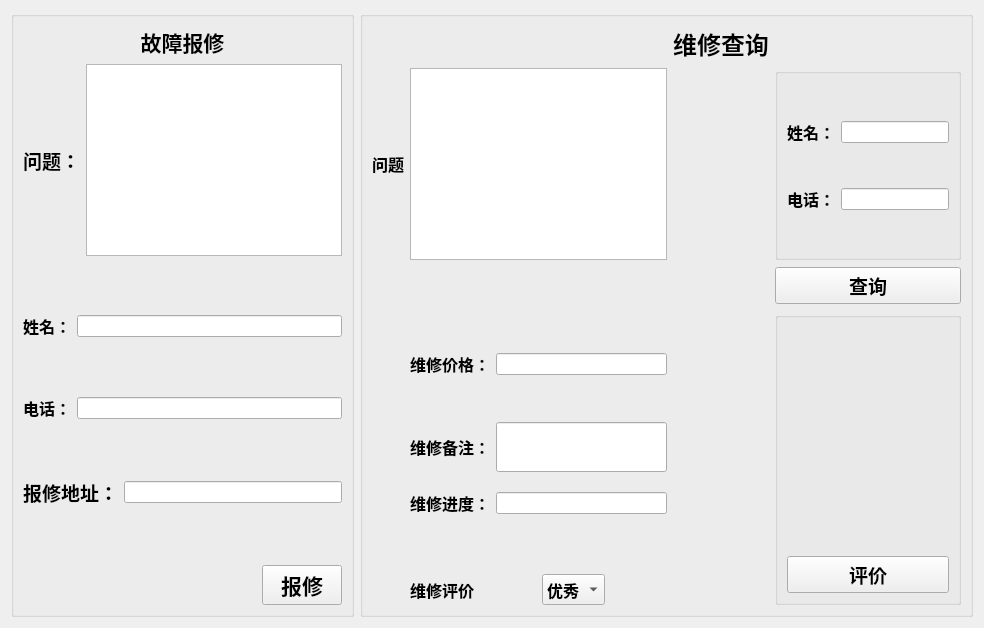
        <widget class="QWidget" name="tab">
         <attribute name="title">
          <string>维修管理</string>
         </attribute>
         <layout class="QGridLayout" name="gridLayout_7">
          <item row="0" column="0">
           <layout class="QHBoxLayout" name="horizontalLayout_38">
            <item>
             <widget class="QGroupBox" name="groupBox_5">
              <property name="title">
               <string/>
              </property>
              <layout class="QGridLayout" name="gridLayout_9">
               <item row="2" column="0">
                <layout class="QVBoxLayout" name="verticalLayout_2">
                 <item>
                  <layout class="QHBoxLayout" name="horizontalLayout_3">
                   <item>
                    <widget class="QLabel" name="label_19">
                     <property name="font">
                      <font>
                       <family>Agency FB</family>
                       <pointsize>14</pointsize>
                       <weight>75</weight>
                       <bold>true</bold>
                      </font>
                     </property>
                     <property name="text">
                      <string>问题：</string>
                     </property>
                    </widget>
                   </item>
                   <item>
                    <widget class="QTextEdit" name="mendtroubleEdit"/>
                   </item>
                  </layout>
                 </item>
                 <item>
                  <layout class="QVBoxLayout" name="verticalLayout_4"/>
                 </item>
                 <item>
                  <spacer name="verticalSpacer_6">
                   <property name="orientation">
                    <enum>Qt::Vertical</enum>
                   </property>
                   <property name="sizeHint" stdset="0">
                    <size>
                     <width>20</width>
                     <height>40</height>
                    </size>
                   </property>
                  </spacer>
                 </item>
                 <item>
                  <layout class="QHBoxLayout" name="horizontalLayout_4">
                   <item>
                    <widget class="QLabel" name="label_57">
                     <property name="font">
                      <font>
                       <family>Agency FB</family>
                       <pointsize>12</pointsize>
                       <weight>75</weight>
                       <bold>true</bold>
                      </font>
                     </property>
                     <property name="text">
                      <string>姓名：</string>
                     </property>
                    </widget>
                   </item>
                   <item>
                    <widget class="QLineEdit" name="nameEdit_2"/>
                   </item>
                  </layout>
                 </item>
                 <item>
                  <spacer name="verticalSpacer_10">
                   <property name="orientation">
                    <enum>Qt::Vertical</enum>
                   </property>
                   <property name="sizeHint" stdset="0">
                    <size>
                     <width>20</width>
                     <height>40</height>
                    </size>
                   </property>
                  </spacer>
                 </item>
                 <item>
                  <layout class="QHBoxLayout" name="horizontalLayout_5">
                   <item>
                    <widget class="QLabel" name="label_58">
                     <property name="font">
                      <font>
                       <family>Agency FB</family>
                       <pointsize>12</pointsize>
                       <weight>75</weight>
                       <bold>true</bold>
                      </font>
                     </property>
                     <property name="text">
                      <string>电话：</string>
                     </property>
                    </widget>
                   </item>
                   <item>
                    <widget class="QLineEdit" name="phoneEdit_2"/>
                   </item>
                   <item>
                    <layout class="QHBoxLayout" name="horizontalLayout_8"/>
                   </item>
                  </layout>
                 </item>
                 <item>
                  <spacer name="verticalSpacer_7">
                   <property name="orientation">
                    <enum>Qt::Vertical</enum>
                   </property>
                   <property name="sizeHint" stdset="0">
                    <size>
                     <width>20</width>
                     <height>40</height>
                    </size>
                   </property>
                  </spacer>
                 </item>
                 <item>
                  <layout class="QHBoxLayout" name="horizontalLayout_11">
                   <item>
                    <widget class="QLabel" name="label_20">
                     <property name="font">
                      <font>
                       <pointsize>14</pointsize>
                       <weight>75</weight>
                       <bold>true</bold>
                      </font>
                     </property>
                     <property name="text">
                      <string>报修地址：</string>
                     </property>
                    </widget>
                   </item>
                   <item>
                    <widget class="QLineEdit" name="mendaddressEdit"/>
                   </item>
                  </layout>
                 </item>
                 <item>
                  <spacer name="verticalSpacer">
                   <property name="orientation">
                    <enum>Qt::Vertical</enum>
                   </property>
                   <property name="sizeHint" stdset="0">
                    <size>
                     <width>20</width>
                     <height>40</height>
                    </size>
                   </property>
                  </spacer>
                 </item>
                 <item>
                  <layout class="QHBoxLayout" name="horizontalLayout_12">
                   <item>
                    <spacer name="horizontalSpacer_2">
                     <property name="orientation">
                      <enum>Qt::Horizontal</enum>
                     </property>
                     <property name="sizeHint" stdset="0">
                      <size>
                       <width>40</width>
                       <height>20</height>
                      </size>
                     </property>
                    </spacer>
                   </item>
                   <item>
                    <widget class="QPushButton" name="repair_btn">
                     <property name="font">
                      <font>
                       <family>Agency FB</family>
                       <pointsize>16</pointsize>
                       <weight>75</weight>
                       <bold>true</bold>
                      </font>
                     </property>
                     <property name="text">
                      <string>报修</string>
                     </property>
                    </widget>
                   </item>
                  </layout>
                 </item>
                </layout>
               </item>
               <item row="0" column="0">
                <widget class="QLabel" name="label_2">
                 <property name="font">
                  <font>
                   <family>Agency FB</family>
                   <pointsize>16</pointsize>
                   <weight>75</weight>
                   <bold>true</bold>
                  </font>
                 </property>
                 <property name="text">
                  <string>&lt;html&gt;&lt;head/&gt;&lt;body&gt;&lt;p align=&quot;center&quot;&gt;故障报修&lt;/p&gt;&lt;/body&gt;&lt;/html&gt;</string>
                 </property>
                </widget>
               </item>
              </layout>
             </widget>
            </item>
            <item>
             <widget class="QGroupBox" name="groupBox_11">
              <property name="title">
               <string/>
              </property>
              <layout class="QGridLayout" name="gridLayout_19">
               <item row="4" column="5">
                <widget class="QGroupBox" name="horizontalGroupBox_12">
                 <layout class="QHBoxLayout" name="horizontalLayout_21">
                  <item>
                   <layout class="QVBoxLayout" name="verticalLayout_8">
                    <item>
                     <spacer name="verticalSpacer_12">
                      <property name="orientation">
                       <enum>Qt::Vertical</enum>
                      </property>
                      <property name="sizeHint" stdset="0">
                       <size>
                        <width>20</width>
                        <height>40</height>
                       </size>
                      </property>
                     </spacer>
                    </item>
                    <item>
                     <spacer name="verticalSpacer_13">
                      <property name="orientation">
                       <enum>Qt::Vertical</enum>
                      </property>
                      <property name="sizeHint" stdset="0">
                       <size>
                        <width>20</width>
                        <height>40</height>
                       </size>
                      </property>
                     </spacer>
                    </item>
                    <item>
                     <spacer name="verticalSpacer_8">
                      <property name="orientation">
                       <enum>Qt::Vertical</enum>
                      </property>
                      <property name="sizeHint" stdset="0">
                       <size>
                        <width>20</width>
                        <height>40</height>
                       </size>
                      </property>
                     </spacer>
                    </item>
                    <item>
                     <widget class="QPushButton" name="remark">
                      <property name="font">
                       <font>
                        <family>Agency FB</family>
                        <pointsize>14</pointsize>
                        <weight>75</weight>
                        <bold>true</bold>
                       </font>
                      </property>
                      <property name="styleSheet">
                       <string notr="true">border-color: rgb(85, 170, 127);</string>
                      </property>
                      <property name="text">
                       <string>评价</string>
                      </property>
                     </widget>
                    </item>
                   </layout>
                  </item>
                 </layout>
                </widget>
               </item>
               <item row="2" column="0">
                <layout class="QHBoxLayout" name="horizontalLayout_37"/>
               </item>
               <item row="2" column="2">
                <widget class="QTextEdit" name="troubleEdit">
                 <property name="maximumSize">
                  <size>
                   <width>16777215</width>
                   <height>300</height>
                  </size>
                 </property>
                </widget>
               </item>
               <item row="2" column="5">
                <widget class="QGroupBox" name="horizontalGroupBox_7">
                 <layout class="QHBoxLayout" name="horizontalLayout_13">
                  <item>
                   <layout class="QVBoxLayout" name="verticalLayout_5">
                    <item>
                     <layout class="QHBoxLayout" name="horizontalLayout_18">
                      <item>
                       <widget class="QLabel" name="label_59">
                        <property name="font">
                         <font>
                          <family>Agency FB</family>
                          <pointsize>12</pointsize>
                          <weight>75</weight>
                          <bold>true</bold>
                         </font>
                        </property>
                        <property name="text">
                         <string>姓名：</string>
                        </property>
                       </widget>
                      </item>
                      <item>
                       <widget class="QLineEdit" name="nameEdit_3"/>
                      </item>
                     </layout>
                    </item>
                    <item>
                     <layout class="QHBoxLayout" name="horizontalLayout_14">
                      <item>
                       <widget class="QLabel" name="label_60">
                        <property name="font">
                         <font>
                          <family>Agency FB</family>
                          <pointsize>12</pointsize>
                          <weight>75</weight>
                          <bold>true</bold>
                         </font>
                        </property>
                        <property name="text">
                         <string>电话：</string>
                        </property>
                       </widget>
                      </item>
                      <item>
                       <widget class="QLineEdit" name="phoneEdit_3"/>
                      </item>
                      <item>
                       <layout class="QHBoxLayout" name="horizontalLayout_15"/>
                      </item>
                     </layout>
                    </item>
                   </layout>
                  </item>
                 </layout>
                </widget>
               </item>
               <item row="2" column="1">
                <widget class="QLabel" name="label_40">
                 <property name="font">
                  <font>
                   <family>Agency FB</family>
                   <pointsize>12</pointsize>
                   <weight>75</weight>
                   <bold>true</bold>
                  </font>
                 </property>
                 <property name="layoutDirection">
                  <enum>Qt::RightToLeft</enum>
                 </property>
                 <property name="text">
                  <string>&lt;html&gt;&lt;head/&gt;&lt;body&gt;&lt;p align=&quot;center&quot;&gt;问题&lt;/p&gt;&lt;/body&gt;&lt;/html&gt;</string>
                 </property>
                </widget>
               </item>
               <item row="4" column="2">
                <layout class="QHBoxLayout" name="horizontalLayout_20">
                 <item>
                  <layout class="QVBoxLayout" name="verticalLayout_12">
                   <item>
                    <spacer name="verticalSpacer_14">
                     <property name="orientation">
                      <enum>Qt::Vertical</enum>
                     </property>
                     <property name="sizeHint" stdset="0">
                      <size>
                       <width>20</width>
                       <height>40</height>
                      </size>
                     </property>
                    </spacer>
                   </item>
                   <item>
                    <layout class="QHBoxLayout" name="horizontalLayout_19">
                     <item>
                      <widget class="QLabel" name="label_45">
                       <property name="font">
                        <font>
                         <pointsize>12</pointsize>
                         <weight>75</weight>
                         <bold>true</bold>
                        </font>
                       </property>
                       <property name="text">
                        <string>维修价格：</string>
                       </property>
                      </widget>
                     </item>
                     <item>
                      <widget class="QLineEdit" name="priceEdit"/>
                     </item>
                    </layout>
                   </item>
                   <item>
                    <spacer name="verticalSpacer_11">
                     <property name="orientation">
                      <enum>Qt::Vertical</enum>
                     </property>
                     <property name="sizeHint" stdset="0">
                      <size>
                       <width>20</width>
                       <height>40</height>
                      </size>
                     </property>
                    </spacer>
                   </item>
                   <item>
                    <layout class="QHBoxLayout" name="horizontalLayout_34">
                     <item>
                      <widget class="QLabel" name="label_46">
                       <property name="font">
                        <font>
                         <family>Agency FB</family>
                         <pointsize>12</pointsize>
                         <weight>75</weight>
                         <bold>true</bold>
                        </font>
                       </property>
                       <property name="text">
                        <string>维修备注：</string>
                       </property>
                      </widget>
                     </item>
                     <item>
                      <widget class="QLineEdit" name="conditionEdit">
                       <property name="minimumSize">
                        <size>
                         <width>0</width>
                         <height>50</height>
                        </size>
                       </property>
                      </widget>
                     </item>
                    </layout>
                   </item>
                   <item>
                    <spacer name="verticalSpacer_23">
                     <property name="orientation">
                      <enum>Qt::Vertical</enum>
                     </property>
                     <property name="sizeHint" stdset="0">
                      <size>
                       <width>257</width>
                       <height>13</height>
                      </size>
                     </property>
                    </spacer>
                   </item>
                   <item>
                    <layout class="QHBoxLayout" name="horizontalLayout_35">
                     <item>
                      <widget class="QLabel" name="label_47">
                       <property name="font">
                        <font>
                         <family>Agency FB</family>
                         <pointsize>12</pointsize>
                         <weight>75</weight>
                         <bold>true</bold>
                        </font>
                       </property>
                       <property name="text">
                        <string>维修进度：</string>
                       </property>
                      </widget>
                     </item>
                     <item>
                      <widget class="QLineEdit" name="processEdit"/>
                     </item>
                    </layout>
                   </item>
                   <item>
                    <spacer name="verticalSpacer_24">
                     <property name="orientation">
                      <enum>Qt::Vertical</enum>
                     </property>
                     <property name="sizeHint" stdset="0">
                      <size>
                       <width>257</width>
                       <height>13</height>
                      </size>
                     </property>
                    </spacer>
                   </item>
                   <item>
                    <spacer name="verticalSpacer_9">
                     <property name="orientation">
                      <enum>Qt::Vertical</enum>
                     </property>
                     <property name="sizeHint" stdset="0">
                      <size>
                       <width>20</width>
                       <height>40</height>
                      </size>
                     </property>
                    </spacer>
                   </item>
                   <item>
                    <layout class="QHBoxLayout" name="horizontalLayout_36">
                     <item>
                      <widget class="QLabel" name="label_48">
                       <property name="font">
                        <font>
                         <family>Agency FB</family>
                         <pointsize>12</pointsize>
                         <weight>75</weight>
                         <bold>true</bold>
                        </font>
                       </property>
                       <property name="text">
                        <string>维修评价</string>
                       </property>
                      </widget>
                     </item>
                     <item>
                      <spacer name="horizontalSpacer_4">
                       <property name="orientation">
                        <enum>Qt::Horizontal</enum>
                       </property>
                       <property name="sizeHint" stdset="0">
                        <size>
                         <width>40</width>
                         <height>20</height>
                        </size>
                       </property>
                      </spacer>
                     </item>
                     <item>
                      <widget class="QComboBox" name="comboBox">
                       <property name="font">
                        <font>
                         <family>Agency FB</family>
                         <pointsize>12</pointsize>
                         <weight>75</weight>
                         <bold>true</bold>
                        </font>
                       </property>
                       <item>
                        <property name="text">
                         <string>优秀</string>
                        </property>
                       </item>
                       <item>
                        <property name="text">
                         <string>良好</string>
                        </property>
                       </item>
                       <item>
                        <property name="text">
                         <string>一般</string>
                        </property>
                       </item>
                       <item>
                        <property name="text">
                         <string/>
                        </property>
                       </item>
                      </widget>
                     </item>
                     <item>
                      <spacer name="horizontalSpacer_5">
                       <property name="orientation">
                        <enum>Qt::Horizontal</enum>
                       </property>
                       <property name="sizeHint" stdset="0">
                        <size>
                         <width>40</width>
                         <height>20</height>
                        </size>
                       </property>
                      </spacer>
                     </item>
                    </layout>
                   </item>
                  </layout>
                 </item>
                </layout>
               </item>
               <item row="3" column="5">
                <widget class="QPushButton" name="query">
                 <property name="font">
                  <font>
                   <family>Agency FB</family>
                   <pointsize>14</pointsize>
                   <weight>75</weight>
                   <bold>true</bold>
                  </font>
                 </property>
                 <property name="text">
                  <string>查询</string>
                 </property>
                </widget>
               </item>
               <item row="0" column="3">
                <widget class="QLabel" name="label_43">
                 <property name="font">
                  <font>
                   <family>Agency FB</family>
                   <pointsize>18</pointsize>
                   <weight>75</weight>
                   <bold>true</bold>
                  </font>
                 </property>
                 <property name="text">
                  <string>&lt;html&gt;&lt;head/&gt;&lt;body&gt;&lt;p align=&quot;center&quot;&gt;维修查询&lt;/p&gt;&lt;/body&gt;&lt;/html&gt;</string>
                 </property>
                </widget>
               </item>
               <item row="3" column="3">
                <spacer name="verticalSpacer_28">
                 <property name="orientation">
                  <enum>Qt::Vertical</enum>
                 </property>
                 <property name="sizeType">
                  <enum>QSizePolicy::Maximum</enum>
                 </property>
                 <property name="sizeHint" stdset="0">
                  <size>
                   <width>20</width>
                   <height>40</height>
                  </size>
                 </property>
                </spacer>
               </item>
              </layout>
             </widget>
            </item>
           </layout>
          </item>
         </layout>
        </widget>
